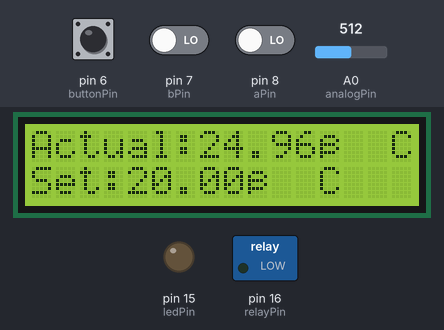
A sketch run on a simulated Arduino Uno, built with avr-gcc and run on an emulated ATmega328P. Parts: 16×2 character LCD, switched loads named in the sketch (green lamp = pin HIGH), output pins drawn as LEDs (lit = HIGH). The inputs (shaded band) are chosen by the test bench; at power-on: pin 6 (buttonPin) LOW, A0 (analogPin) = 512, pin 8 (aPin) LOW, pin 7 (bPin) LOW.

Above: at 1.2 s.
1.3 s: pin 6 (buttonPin) pulled HIGH for 3.2 s
At 6.1 s:
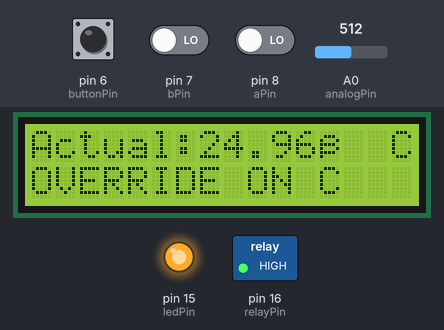
6.6 s: A0 (analogPin) set to 716
At 7.9 s:
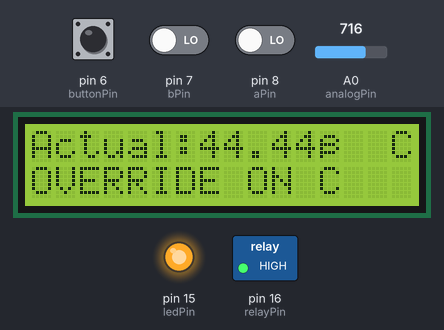
8.2 s: pin 6 (buttonPin) pulled HIGH for 0.15 s
At 8.7 s:
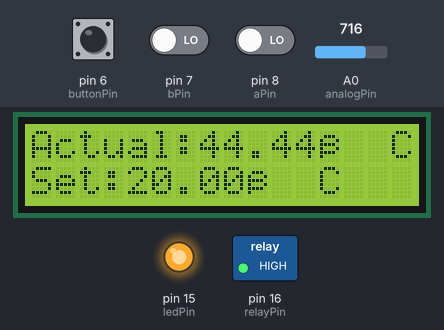
10.3 s: pin 8 (aPin) driven HIGH
At 11.6 s:
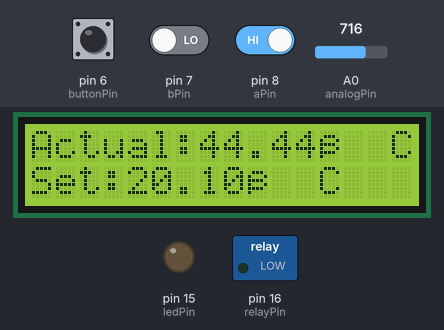
11.9 s: A0 (analogPin) set to 900
At 12.8 s:
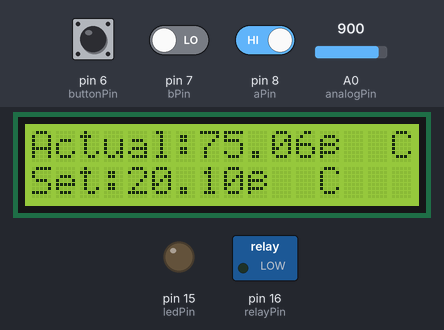
13.5 s: A0 (analogPin) set to 1023
At 14.9 s:
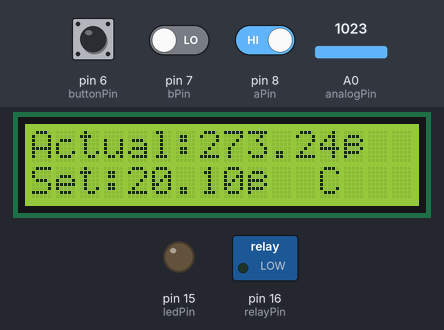
Timing chart, 0 to 16.1 s (numbered marks = the images above; inputs shaded):
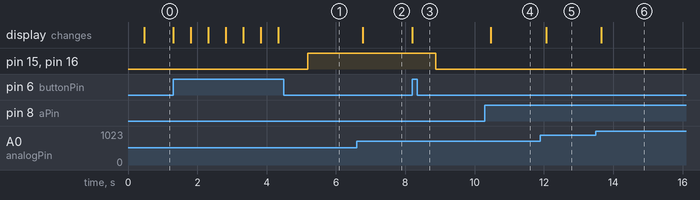

Measured:
- after the input at 1.3 s, pin 15 (ledPin), pin 16 (relayPin): LOW → HIGH after 3.9 s; the display: changes at once (image 1)
- after the input at 6.6 s, the display: changes after 0.18 s (image 2)
- after the input at 8.2 s, pin 15 (ledPin), pin 16 (relayPin): HIGH → LOW after 0.68 s; the display: changes at once (image 3)
- after the input at 10.3 s, the display: changes after 0.17 s (image 4)
- after the input at 11.9 s, the display: changes after 0.16 s (image 5)
- after the input at 13.5 s, the display: changes after 0.15 s (image 6)

The sketch:

temp_control.ino
```cpp
/*
 * LCD恒温器
 * http://www.syyyd.com/forum.php?mod=viewthread&tid=2551
 * 旋转编码器、lcd显示、温度数据记录
*/

# include <LiquidCrystal.h>

# define beta 4090
# define resistance 33

//LiquidCrystal display with:
//rs->12  rw->11  enable->10  d4-7 -> 5-2

LiquidCrystal lcd(12,11,10,5,4,3,2);

int ledPin = 15;
int relayPin = 16;
int aPin = 8;
int bPin = 7;
int buttonPin = 6;
int analogPin = 0;

float setTemp = 20.0;
float measuredTemp;
char mode = 'C';
boolean override = false;
float hysteresis = 0.25;

void setup()
{
  lcd.begin(2, 20);
  pinMode(ledPin, OUTPUT);
  pinMode(relayPin, OUTPUT);
  pinMode(aPin, INPUT);
  pinMode(bPin, INPUT);
  pinMode(buttonPin, INPUT);
  lcd.clear();
}

void loop()
{
  static int count = 0;
  measuredTemp = readTemp();
  if(digitalRead(buttonPin))
  {
    override = !override;
    updateDisplay();
    delay(500);  //debounce去抖
  }
  int change = getEncoderTurn();
  setTemp =setTemp + change * 0.1;
  if(count == 1000)
  {
    updateDisplay();
    updateOutputs();
    count = 0;
  }
  count ++;
}

int getEncoderTurn()
{
  static int oldA = LOW;
  static int oldB = LOW;
  int result = 0;
  int newA = digitalRead(aPin);
  int newB = digitalRead(bPin);
  if(newA != oldA || newB != oldB)
  {
    //something has changed
    if(oldA == LOW && newA == HIGH)
    {
      result = -(oldB * 2 - 1);
    }
  }
  oldA = newA;
  oldB = newB;
  return result;
}

float readTemp()
{
  long a = analogRead(analogPin);
  float temp = beta / (log(((1025.0 * resistance / a) - 33.0) / 33.0) + (beta / 298.0)) - 273.0;
  return temp;
}

void updateOutputs()
{
  if(override || measuredTemp < setTemp - hysteresis)  //hysteresis为摆动值 防止继电器频繁跳动
  {
    digitalWrite(ledPin, HIGH);
    digitalWrite(relayPin, HIGH);
  }
  else if(!override && measuredTemp > setTemp + hysteresis)  //hysteresis为摆动值 防止继电器频繁跳动
  {
    digitalWrite(ledPin, LOW);
    digitalWrite(relayPin, LOW);
  }
}

void updateDisplay()
{
  lcd.setCursor(0, 0);
  lcd.print("Actual:");
  lcd.print(adjustUnits(measuredTemp));
  lcd.print("℃");
  lcd.print(mode);
  lcd.print(" ");

  lcd.setCursor(0, 1);
  if(override)
  {
    lcd.print("OVERRIDE ON");
  }
  else
  {
    lcd.print("Set:");
    lcd.print(adjustUnits(setTemp));
    lcd.print("℃");
    lcd.print(mode);
    lcd.print(" ");
  }
}

float adjustUnits(float temp)
{
  if(mode == 'C')
  {
    return temp;
  }
  else
  {
    return(temp * 9) / 5 + 32;
  }
}
```
